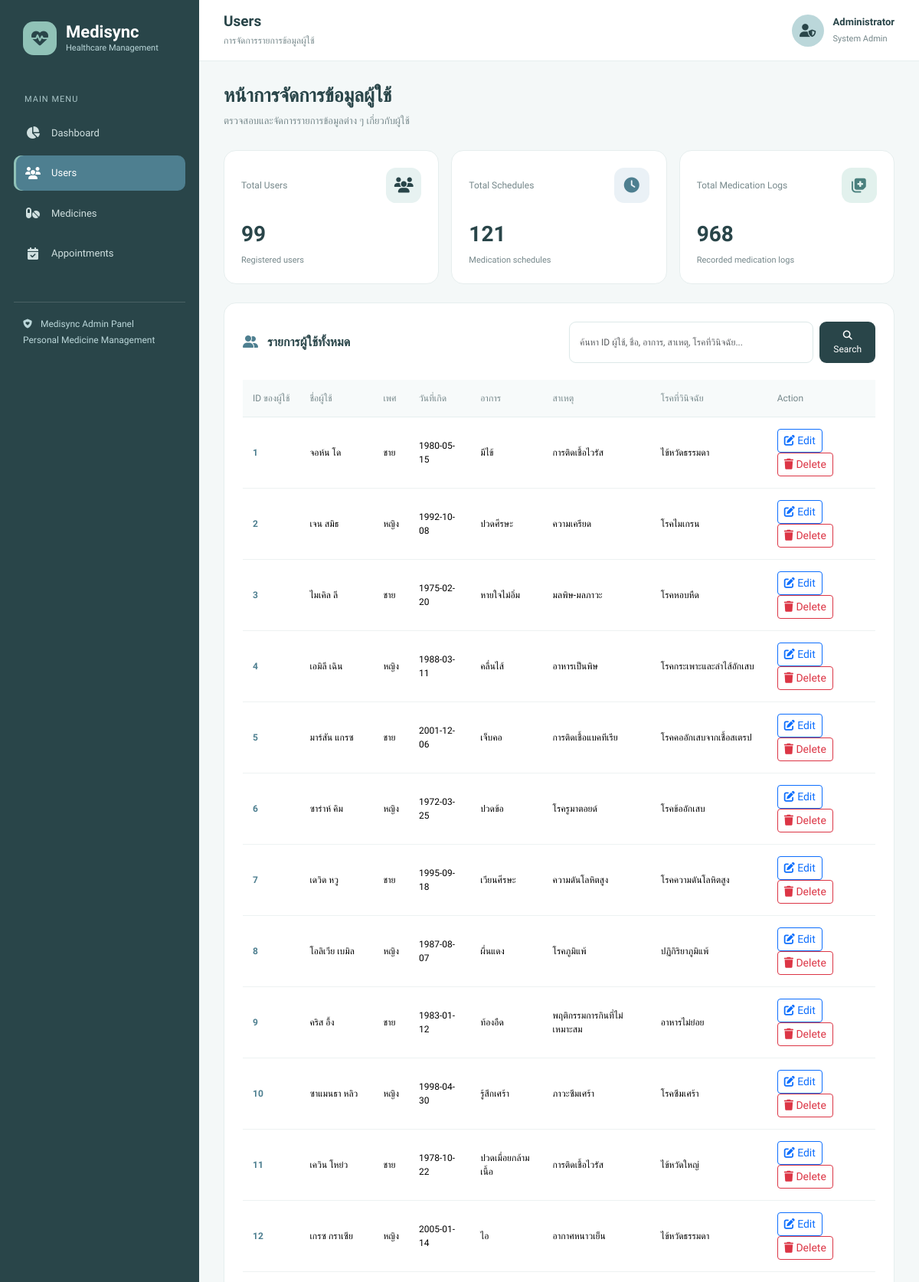
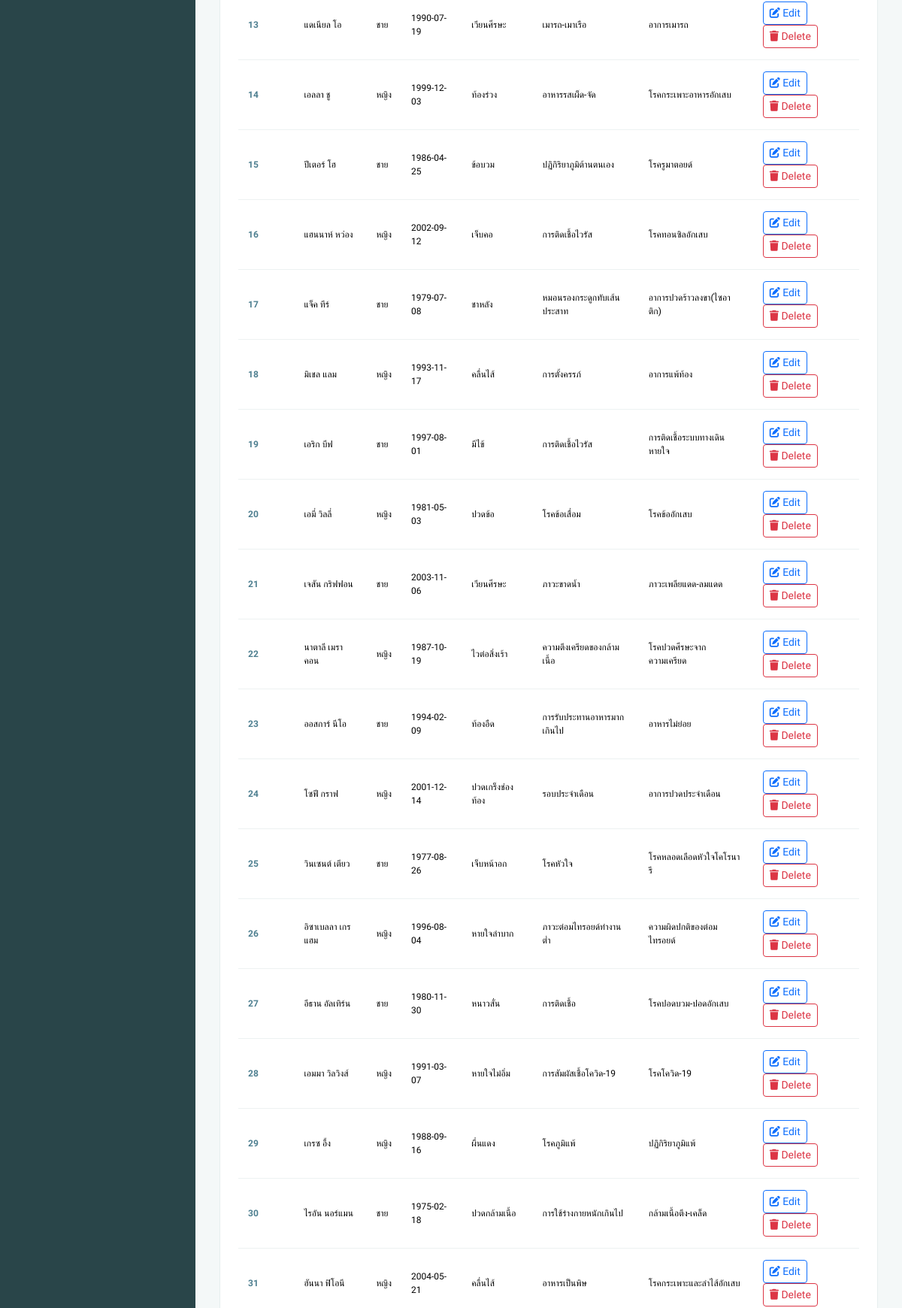
Page /user-page/user.php (upper part) on the committed database (2 pictures, top to bottom).
### tables this page shows
CREATE TABLE `users` (
  `user_id` int NOT NULL,
  `name` varchar(150) NOT NULL,
  `date_of_birth` date NOT NULL,
  `gender` varchar(6) NOT NULL,
  `symptoms` varchar(100) NOT NULL,
  `causes` varchar(100) NOT NULL,
  `disease` varchar(100) NOT NULL,
  `medicine` varchar(100) NOT NULL
);

### www/user-page/user.php (the view, shortened to what this page needs)
<?php
require_once '../db_conn.php';
function e($value) {
    return htmlspecialchars((string)($value ?? ''), ENT_QUOTES, 'UTF-8');
}
$search = trim($_GET['search'] ?? '');
function countRecords($conn, $table) {
    $allowedTables = [
        'users',
        'schedules',
        'medication_log'
    ];
    $sql = "SELECT COUNT(*) AS total FROM `$table`";
    $result = $conn->query($sql);
    return $result ? (int)$result->fetch_assoc()['total'] : 0;
}
$totalUsers = countRecords($conn, 'users');
$totalSchedules = countRecords($conn, 'schedules');
$totalLogs = countRecords($conn, 'medication_log');
$sql = "
    SELECT
        u.user_id,
        u.name,
        u.gender,
        u.date_of_birth,
        u.symptoms,
        u.causes,
        u.disease,
        (
            SELECT COUNT(*)
            FROM schedules s
            WHERE s.user_id = u.user_id
        ) AS total_schedules,
        (SELECT COUNT(*)
            FROM medication_log ml
            INNER JOIN schedules s ON ml.schedule_id = s.schedule_id
            WHERE s.user_id = u.user_id
        ) AS total_logs
    FROM users u
";
$sql .= " ORDER BY u.user_id ASC";
$stmt = $conn->prepare($sql);
$stmt->execute();
$result = $stmt->get_result();
$users = [];
while ($row = $result->fetch_assoc()) {
    $users[] = $row;
}
?>
<!DOCTYPE html>
<html lang="en">
<head>
    <link
        href="https://cdn.jsdelivr.net/npm/bootstrap@5.3.3/dist/css/bootstrap.min.css"
        rel="stylesheet"
    >
    <link
        rel="stylesheet"
        href="https://cdnjs.cloudflare.com/ajax/libs/font-awesome/6.7.2/css/all.min.css"
    >
</head>
<body>
<aside class="sidebar" id="sidebar">
    <a href="index.php" class="brand">
        <div class="brand-icon">
            <i class="fa-solid fa-heart-pulse"></i>
        </div>
        <div>
            <h4>Medisync</h4>
            <small>Healthcare Management</small>
        </div>
    </a>
    <div class="menu-label">MAIN MENU</div>
    <ul class="sidebar-menu">
        <li>
            <a href="../index.php">
                <i class="fa-solid fa-chart-pie"></i>
                Dashboard
            </a>
        </li>
        <li>
            <a href="users.php" class="active">
                <i class="fa-solid fa-users"></i>
                Users
            </a>
        </li>
        <li>
            <a href="../medicine-page/medicine.php">
                <i class="fa-solid fa-pills"></i>
                Medicines
            </a>
        </li>
        <li>
            <a href="../appointment-page/appointment.php">
                <i class="fa-solid fa-calendar-check"></i>
                Appointments
            </a>
        </li>
    </ul>
    <div class="sidebar-footer">
        <i class="fa-solid fa-shield-heart me-2"></i>
        Medisync Admin Panel
        <br>
        Personal Medicine Management
    </div>
</aside>
<main class="main-content">
    <header class="topbar">
        <div class="d-flex align-items-center gap-2">
            <div class="page-heading">
                <h5>Users</h5>
                <p>การจัดการรายการข้อมูลผู้ใช้</p>
            </div>
        </div>
        <div class="admin-profile">
            <div class="admin-avatar">
                <i class="fa-solid fa-user-shield"></i>
            </div>
            <div class="admin-info">
                <strong>Administrator</strong>
                <small>System Admin</small>
            </div>
        </div>
    </header>
    <div class="content-wrapper">
        <section class="welcome-section">
            <h2>หน้าการจัดการข้อมูลผู้ใช้</h2>
            <p>
                ตรวจสอบและจัดการรายการข้อมูลต่าง ๆ เกี่ยวกับผู้ใช้
            </p>
        </section>
        <section class="row g-3 mb-4">
            <div class="col-12 col-sm-6 col-xl-4">
                <div class="stat-card">
                    <div class="stat-top">
                        <div class="stat-label">Total Users</div>
                        <div class="stat-icon"
                             style="background:#E7F2F1;color:#294549;">
                            <i class="fa-solid fa-users"></i>
                        </div>
                    </div>
                    <div class="stat-value">
                        <?= number_format($totalUsers) ?>
                    </div>
                    <div class="stat-description">
                        Registered users
                    </div>
                </div>
            </div>
            <div class="col-12 col-sm-6 col-xl-4">
                <div class="stat-card">
                    <div class="stat-top">
                        <div class="stat-label">Total Schedules</div>
                        <div class="stat-icon"
                             style="background:#EAF1F6;color:#4E7F90;">
                            <i class="fa-solid fa-clock"></i>
                        </div>
                    </div>
                    <div class="stat-value">
                        <?= number_format($totalSchedules) ?>
                    </div>
                    <div class="stat-description">
                        Medication schedules
                    </div>
                </div>
            </div>
            <div class="col-12 col-sm-6 col-xl-4">
                <div class="stat-card">
                    <div class="stat-top">
                        <div class="stat-label">Total Medication Logs</div>
                        <div class="stat-icon"
                             style="background:#E2F1ED;color:#4A807E;">
                            <i class="fa-solid fa-notes-medical"></i>
                        </div>
                    </div>
                    <div class="stat-value">
                        <?= number_format($totalLogs) ?>
                    </div>
                    <div class="stat-description">
                        Recorded medication logs
                    </div>
                </div>
            </div>
        </section>
        <section class="panel">
            <div class="panel-header">
                <div>
                    <h5>
                        <i class="fa-solid fa-user-group me-2"
                           style="color:var(--secondary);"></i>
                        รายการผู้ใช้ทั้งหมด
                    </h5>
                </div>
                <form method="GET" action="users.php" class="search-box">
                    <input
                        type="text"
                        name="search"
                        class="form-control"
                        placeholder="ค้นหา ID ผู้ใช้, ชื่อ, อาการ, สาเหตุ, โรคที่วินิจฉัย..."
                        value="<?= e($search) ?>"
                    >
                    <button type="submit" class="btn-search">
                        <i class="fa-solid fa-search"></i>
                        Search
                    </button>
                </form>
            </div>
            <div class="table-responsive">
                <table class="table">
                    <thead>
                        <tr>
                            <th>ID ของผู้ใช้</th>
                            <th>ชื่อผู้ใช้</th>
                            <th>เพศ</th>
                            <th>วันที่เกิด</th>
                            <th>อาการ</th>
                            <th>สาเหตุ</th>
                            <th>โรคที่วินิจฉัย</th>
                            <th>Action</th>
                        </tr>
                    </thead>
                    <tbody>
                        <?php if (count($users) > 0): ?>
                            <?php foreach ($users as $user): ?>
                                <tr>
                                    <td>
                                        <span class="user-id">
                                            <?= e($user['user_id']) ?>
                                        </span>
                                    </td>
                                    <td>
                                        <?= e($user['name']) ?>
                                    </td>
                                    <td>
                                        <?= e($user['gender']) ?>
                                    </td>
                                    <td>
                                        <?= e($user['date_of_birth']) ?>
                                    </td>
                                    <td>
                                        <?= e($user['symptoms']) ?>
                                    </td>
                                    <td>
                                        <?= e($user['causes']) ?>
                                    </td>
                                    <td>
                                        <?= e($user['disease']) ?>
                                    </td>
                                    <td>
                                        <a href="edit_user.php?id=<?= urlencode($user['user_id']) ?>"
                                        class="btn btn-sm btn-outline-primary">
                                            <i class="fas fa-edit"></i> Edit
                                        </a>
                                        <a href="delete_user.php?id=<?= urlencode($user['user_id']) ?>"
                                        class="btn btn-sm btn-outline-danger"
                                        onclick="return confirm('Are you sure you want to delete this user?')">
                                            <i class="fas fa-trash"></i> Delete
                                        </a>
                                    </td>
                                </tr>
                            <?php endforeach; ?>
                        <?php endif; ?>
                    </tbody>
                </table>
            </div>
        </section>
    </div>
</main>
</body>
</html>

### www/user-page/user.php (style rules this page uses)
:root { --primary: #294549; --secondary: #4E7F90; --teal: #4A807E; --mint: #90C2B7; --light-blue: #BBD7DA; --white: #FFFFFF; --background: #F4F8F8; --text-muted: #75878A; --sidebar-width: 260px; }
* { box-sizing: border-box; }
body { margin: 0; font-family: 'Prompt', sans-serif; background: var(--background); color: var(--primary); font-size: 14px; }
a { text-decoration: none; }
.sidebar { position: fixed; top: 0; left: 0; bottom: 0; width: var(--sidebar-width); background: var(--primary); color: white; padding: 28px 18px; z-index: 1050; overflow-y: auto; transition: transform 0.3s ease; }
.brand { display: flex; align-items: center; gap: 12px; padding: 0 12px 35px; color: white; }
.brand-icon { width: 44px; height: 44px; display: flex; align-items: center; justify-content: center; background: var(--mint); color: var(--primary); border-radius: 14px; font-size: 22px; }
.brand h4 { font-size: 22px; font-weight: 600; margin: 0; }
.brand small { display: block; color: var(--light-blue); font-size: 11px; }
.menu-label { color: #A9C5C7; font-size: 11px; letter-spacing: 1px; padding: 0 14px; margin: 15px 0 12px; }
.sidebar-menu { list-style: none; padding: 0; margin: 0; }
.sidebar-menu li { margin-bottom: 7px; }
.sidebar-menu a { display: flex; align-items: center; gap: 14px; padding: 13px 15px; border-radius: 10px; color: #D0E0E0; font-size: 13px; transition: 0.2s; }
.sidebar-menu a i { width: 20px; text-align: center; font-size: 16px; }
.sidebar-menu a:hover, .sidebar-menu a.active { background: var(--secondary); color: white; }
.sidebar-menu a.active { box-shadow: inset 3px 0 var(--mint); }
.sidebar-footer { margin-top: 40px; padding: 18px 12px; border-top: 1px solid rgba(255,255,255,0.15); color: var(--light-blue); font-size: 12px; line-height: 1.8; }
.main-content { margin-left: var(--sidebar-width); min-height: 100vh; }
.topbar { background: white; min-height: 80px; padding: 16px 32px; display: flex; align-items: center; justify-content: space-between; border-bottom: 1px solid #E5EEEE; }
.page-heading h5 { font-weight: 600; margin: 0; font-size: 19px; }
.page-heading p { margin: 5px 0 0; color: var(--text-muted); font-size: 12px; }
.admin-profile { display: flex; align-items: center; gap: 12px; }
.admin-avatar { width: 42px; height: 42px; background: var(--light-blue); color: var(--primary); border-radius: 50%; display: flex; align-items: center; justify-content: center; font-size: 17px; }
.admin-info strong { display: block; font-size: 13px; }
.admin-info small { color: var(--text-muted); font-size: 11px; }
.content-wrapper { padding: 30px 32px; }
.welcome-section { margin-bottom: 28px; }
.welcome-section h2 { font-size: 25px; font-weight: 600; margin-bottom: 8px; }
.welcome-section p { color: var(--text-muted); margin: 0; font-size: 13px; }
.stat-card { background: white; border: 1px solid #E6EEEE; border-radius: 16px; padding: 22px; height: 100%; }
.stat-top { display: flex; justify-content: space-between; align-items: center; margin-bottom: 20px; }
.stat-label { color: var(--text-muted); font-size: 12px; }
.stat-icon { width: 46px; height: 46px; border-radius: 13px; display: flex; align-items: center; justify-content: center; font-size: 20px; }
.stat-value { font-size: 28px; font-weight: 600; margin-bottom: 5px; }
.stat-description { font-size: 11px; color: var(--text-muted); }
.panel { background: white; border: 1px solid #E6EEEE; border-radius: 16px; padding: 24px; }
.panel-header { display: flex; justify-content: space-between; align-items: center; gap: 15px; margin-bottom: 22px; flex-wrap: wrap; }
.panel-header h5 { font-size: 16px; font-weight: 600; margin: 0; }
.search-box { display: flex; gap: 8px; width: 100%; max-width: 400px; }
.search-box input { border: 1px solid #DCE8E8; border-radius: 9px; padding: 10px 13px; font-family: inherit; font-size: 12px; }
.btn-search { background: var(--primary); color: white; border: none; border-radius: 9px; padding: 9px 16px; font-size: 12px; }
.table { font-size: 12px; vertical-align: middle; margin-bottom: 0; }
.table thead th { color: var(--text-muted); background: #F7FAFA; font-weight: 500; padding: 15px 13px; border-bottom: 1px solid #E6EEEE; white-space: nowrap; }
.table tbody td { padding: 15px 13px; border-color: #EDF2F2; }
.user-id { color: var(--secondary); font-weight: 600; }

### rows in the picture
users: user_id "1", name "จอห์น โด", gender "ชาย", date_of_birth "1980-05-15", symptoms "มีไข้", causes "การติดเชื้อไวรัส", disease "ไข้หวัดธรรมดา"
users: user_id "2", name "เจน สมิธ", gender "หญิง", date_of_birth "1992-10-08", symptoms "ปวดศีรษะ", causes "ความเครียด", disease "โรคไมเกรน"
users: user_id "3", name "ไมเคิล ลี", gender "ชาย", date_of_birth "1975-02-20", symptoms "หายใจไม่อิ่ม", causes "มลพิษ-มลภาวะ", disease "โรคหอบหืด"
users: user_id "4", name "เอมิลี เฉิน", gender "หญิง", date_of_birth "1988-03-11", symptoms "คลื่นไส้", causes "อาหารเป็นพิษ", disease "โรคกระเพาะและลำไส้อักเสบ"
users: user_id "5", name "มาร์สัน แกรซ", gender "ชาย", date_of_birth "2001-12-06", symptoms "เจ็บคอ", causes "การติดเชื้อแบคทีเรีย", disease "โรคคออักเสบจากเชื้อสเตรป"
users: user_id "6", name "ซาร่าห์ คิม", gender "หญิง", date_of_birth "1972-03-25", symptoms "ปวดข้อ", causes "โรครูมาตอยด์", disease "โรคข้ออักเสบ"
users: user_id "7", name "เดวิด หวู", gender "ชาย", date_of_birth "1995-09-18", symptoms "เวียนศีรษะ", causes "ความดันโลหิตสูง", disease "โรคความดันโลหิตสูง"
users: user_id "8", name "โอลิเวีย เบมิล", gender "หญิง", date_of_birth "1987-08-07", symptoms "ผื่นแดง", causes "โรคภูมิแพ้", disease "ปฏิกิริยาภูมิแพ้"
users: user_id "9", name "คริส อึ้ง", gender "ชาย", date_of_birth "1983-01-12", symptoms "ท้องอืด", causes "พฤติกรรมการกินที่ไม่เหมาะสม", disease "อาหารไม่ย่อย"
users: user_id "10", name "ซาแมนธา หลิว", gender "หญิง", date_of_birth "1998-04-30", symptoms "รู้สึกเศร้า", causes "ภาวะซึมเศร้า", disease "โรคซึมเศร้า"
users: user_id "11", name "เควิน โหย่ว", gender "ชาย", date_of_birth "1978-10-22", symptoms "ปวดเมื่อยกล้ามเนื้อ", causes "การติดเชื้อไวรัส", disease "ไข้หวัดใหญ่"
users: user_id "12", name "เกรซ กราเซีย", gender "หญิง", date_of_birth "2005-01-14", symptoms "ไอ", causes "อากาศหนาวเย็น", disease "ไข้หวัดธรรมดา"
users: user_id "13", name "แดเนียล โอ", gender "ชาย", date_of_birth "1990-07-19", symptoms "เวียนศีรษะ", causes "เมารถ-เมาเรือ", disease "อาการเมารถ"
users: user_id "14", name "เอลลา ชู", gender "หญิง", date_of_birth "1999-12-03", symptoms "ท้องร่วง", causes "อาหารรสเผ็ด-จัด", disease "โรคกระเพาะอาหารอักเสบ"
users: user_id "15", name "ปีเตอร์ โฮ", gender "ชาย", date_of_birth "1986-04-25", symptoms "ข้อบวม", causes "ปฏิกิริยาภูมิต้านตนเอง", disease "โรครูมาตอยด์"
users: user_id "16", name "แฮนนาห์ หว่อง", gender "หญิง", date_of_birth "2002-09-12", symptoms "เจ็บคอ", causes "การติดเชื้อไวรัส", disease "โรคทอนซิลอักเสบ"
users: user_id "17", name "แจ็ค ทีร์", gender "ชาย", date_of_birth "1979-07-08", symptoms "ชาหลัง", causes "หมอนรองกระดูกทับเส้นประสาท", disease "อาการปวดร้าวลงขา(ไซอาติก)"
users: user_id "18", name "มิเชล แลม", gender "หญิง", date_of_birth "1993-11-17", symptoms "คลื่นไส้", causes "การตั้งครรภ์", disease "อาการแพ้ท้อง"
users: user_id "19", name "เอริก บีฟ", gender "ชาย", date_of_birth "1997-08-01", symptoms "มีไข้", causes "การติดเชื้อไวรัส", disease "การติดเชื้อระบบทางเดินหายใจ"
users: user_id "20", name "เอมี่ วิลลี่", gender "หญิง", date_of_birth "1981-05-03", symptoms "ปวดข้อ", causes "โรคข้อเสื่อม", disease "โรคข้ออักเสบ"
users: user_id "21", name "เจสัน กริฟฟอน", gender "ชาย", date_of_birth "2003-11-06", symptoms "เวียนศีรษะ", causes "ภาวะขาดน้ำ", disease "ภาวะเพลียแดด-ลมแดด"
users: user_id "22", name "นาตาลี เมราคอน", gender "หญิง", date_of_birth "1987-10-19", symptoms "ไวต่อสิ่งเร้า", causes "ความตึงเครียดของกล้ามเนื้อ", disease "โรคปวดศีรษะจากความเครียด"
users: user_id "23", name "ออสการ์ นีโอ", gender "ชาย", date_of_birth "1994-02-09", symptoms "ท้องอืด", causes "การรับประทานอาหารมากเกินไป", disease "อาหารไม่ย่อย"
users: user_id "24", name "โซฟี กราฟ", gender "หญิง", date_of_birth "2001-12-14", symptoms "ปวดเกร็งช่องท้อง", causes "รอบประจำเดือน", disease "อาการปวดประจำเดือน"
users: user_id "25", name "วินเซนต์ เตียว", gender "ชาย", date_of_birth "1977-08-26", symptoms "เจ็บหน้าอก", causes "โรคหัวใจ", disease "โรคหลอดเลือดหัวใจโคโรนารี"
users: user_id "26", name "อิซาเบลลา เกรแฮม", gender "หญิง", date_of_birth "1996-08-04", symptoms "หายใจลำบาก", causes "ภาวะต่อมไทรอยด์ทำงานต่ำ", disease "ความผิดปกติของต่อมไทรอยด์"
users: user_id "27", name "อีธาน อัลเทิร์น", gender "ชาย", date_of_birth "1980-11-30", symptoms "หนาวสั่น", causes "การติดเชื้อ", disease "โรคปอดบวม-ปอดอักเสบ"
users: user_id "28", name "เอมมา วิลวิงส์", gender "หญิง", date_of_birth "1991-03-07", symptoms "หายใจไม่อิ่ม", causes "การสัมผัสเชื้อโควิด-19", disease "โรคโควิด-19"
users: user_id "29", name "เกรซ อึ้ง", gender "หญิง", date_of_birth "1988-09-16", symptoms "ผื่นแดง", causes "โรคภูมิแพ้", disease "ปฏิกิริยาภูมิแพ้"
users: user_id "30", name "ไรอัน นอร์แมน", gender "ชาย", date_of_birth "1975-02-18", symptoms "ปวดกล้ามเนื้อ", causes "การใช้ร่างกายหนักเกินไป", disease "กล้ามเนื้อตึง-เคล็ด"
users: user_id "31", name "ฮันนา ฟิโอนี", gender "หญิง", date_of_birth "2004-05-21", symptoms "คลื่นไส้", causes "อาหารเป็นพิษ", disease "โรคกระเพาะและลำไส้อักเสบ"

### other values in the picture
$totalUsers "99"
$totalSchedules "121"
$totalLogs "968"
